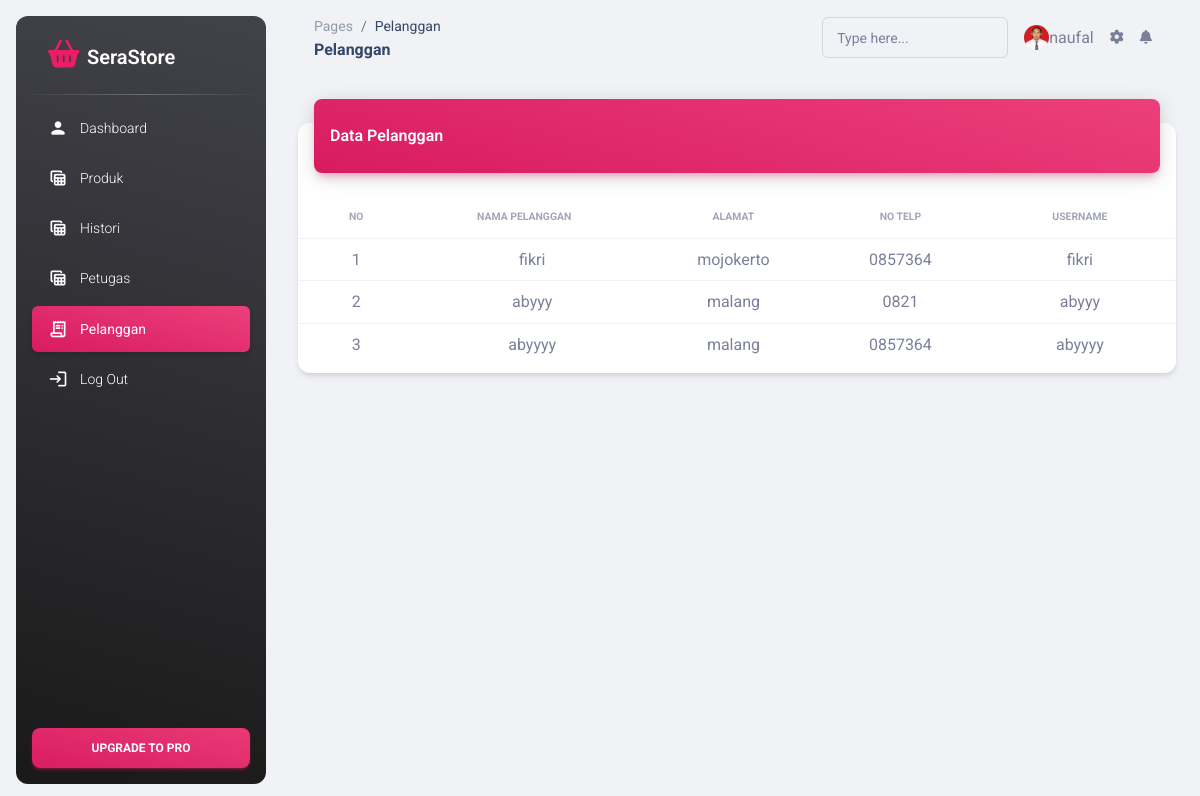
Page /Pelanggan/tampil_pelanggan_ptgs.php (signed in) on the committed database.
### tables this page shows
CREATE TABLE `pelanggan` (
  `id_pelanggan` int(11) NOT NULL,
  `nama` varchar(100) NOT NULL,
  `alamat` text NOT NULL,
  `telp` varchar(50) NOT NULL,
  `username` varchar(255) NOT NULL,
  `password` varchar(255) NOT NULL
);

### Pelanggan/tampil_pelanggan_ptgs.php (the view, shortened to what this page needs)
<!DOCTYPE html>
<html lang="en">
<head>
  <link href="../assets/css/nucleo-icons.css" rel="stylesheet" />
  <link href="../assets/css/nucleo-svg.css" rel="stylesheet" />
  <link id="pagestyle" href="../assets/css/material-dashboard.css?v=3.0.4" rel="stylesheet" />
</head>
<body class="g-sidenav-show  bg-gray-200">
  <aside class="sidenav navbar navbar-vertical navbar-expand-xs border-0 border-radius-xl my-3 fixed-start ms-3   bg-gradient-dark" id="sidenav-main">
    <div class="sidenav-header">
      <a class="navbar-brand m-0" href=" https://demos.creative-tim.com/material-dashboard/pages/dashboard " target="_blank">
        <i class="fas fa-shopping-basket fa-2x  navbar-brand-img "></i>
        <span style="font-size: 20px;" class="ms-1 font-weight-bold text-white">SeraStore</span>
      </a>
    </div>
    <hr class="horizontal light mt-0 mb-2">
    <div class="collapse navbar-collapse  w-auto " id="sidenav-collapse-main">
      <ul class="navbar-nav">
        <li class="nav-item">
          <a class="nav-link text-white " href="../Login/home_petugas.php">
            <div class="text-white text-center me-2 d-flex align-items-center justify-content-center">
              <i class="material-icons opacity-10">person</i>
            </div>
            <span class="nav-link-text ms-1">Dashboard</span>
          </a>
        </li>
        <li class="nav-item">
          <a class="nav-link text-white " href="../Produk/produk_petugas.php">
            <div class="text-white text-center me-2 d-flex align-items-center justify-content-center">
              <i class="material-icons opacity-10">table_view</i>
            </div>
            <span class="nav-link-text ms-1">Produk</span>
          </a>
        </li>
        <li class="nav-item">
          <a class="nav-link text-white " href="../Produk/historipetugas.php">
            <div class="text-white text-center me-2 d-flex align-items-center justify-content-center">
              <i class="material-icons opacity-10">table_view</i>
            </div>
            <span class="nav-link-text ms-1">Histori</span>
          </a>
        </li>
        <li class="nav-item">
          <a class="nav-link text-white " href="../Petugas/tampil_petugas1.php">
            <div class="text-white text-center me-2 d-flex align-items-center justify-content-center">
              <i class="material-icons opacity-10">table_view</i>
            </div>
            <span class="nav-link-text ms-1">Petugas</span>
          </a>
        </li>
        <li class="nav-item">
          <a class="nav-link text-white  active bg-gradient-primary" href="../Pelanggan/tampil_pelanggan_ptgs.php">
            <div class="text-white text-center me-2 d-flex align-items-center justify-content-center">
              <i class="material-icons opacity-10">receipt_long</i>
            </div>
            <span class="nav-link-text ms-1">Pelanggan</span>
          </a>
        </li>
        <li class="nav-item">
          <a class="nav-link text-white " href="../Login/logout.php">
            <div class="text-white text-center me-2 d-flex align-items-center justify-content-center">
              <i class="material-icons opacity-10">login</i>
            </div>
            <span class="nav-link-text ms-1">Log Out</span>
          </a>
        </li>
      </ul>
    </div>
    <div class="sidenav-footer position-absolute w-100 bottom-0 ">
      <div class="mx-3">
        <a class="btn bg-gradient-primary mt-4 w-100" href="https://www.creative-tim.com/product/material-dashboard-pro?ref=sidebarfree" type="button">Upgrade to pro</a>
      </div>
    </div>
  </aside>
  <main class="main-content position-relative max-height-vh-100 h-100 border-radius-lg ">
    <nav class="navbar navbar-main navbar-expand-lg px-0 mx-4 shadow-none border-radius-xl" id="navbarBlur" data-scroll="true">
      <div class="container-fluid py-1 px-3">
        <nav aria-label="breadcrumb">
          <ol class="breadcrumb bg-transparent mb-0 pb-0 pt-1 px-0 me-sm-6 me-5">
            <li class="breadcrumb-item text-sm"><a class="opacity-5 text-dark" href="javascript:;">Pages</a></li>
            <li class="breadcrumb-item text-sm text-dark active" aria-current="page">Pelanggan</li>
          </ol>
          <h6 class="font-weight-bolder mb-0">Pelanggan</h6>
        </nav>
        <div class="collapse navbar-collapse mt-sm-0 mt-2 me-md-0 me-sm-4" id="navbar">
          <div class="ms-md-auto pe-md-3 d-flex align-items-center">
            <div class="input-group input-group-outline">
              <label class="form-label">Type here...</label>
              <input type="text" class="form-control">
            </div>
          </div>
          <ul class="navbar-nav  justify-content-end">
            <li class="nav-item d-flex align-items-center">
            <img src="../Petugas/gambar_petugas/<?=$_SESSION['foto']?>" width="25" height="25" style="border-radius: 50%;">
                <span class="d-sm-inline d-none"><?=$_SESSION['nama_petugas']?></span>
            </li>
            <li class="nav-item px-3 d-flex align-items-center">
              <a href="javascript:;" class="nav-link text-body p-0">
                <i class="fa fa-cog fixed-plugin-button-nav cursor-pointer"></i>
              </a>
            </li>
            <li class="nav-item dropdown pe-2 d-flex align-items-center">
              <a href="javascript:;" class="nav-link text-body p-0" id="dropdownMenuButton" data-bs-toggle="dropdown" aria-expanded="false">
                <i class="fa fa-bell cursor-pointer"></i>
              </a>
            </li>
          </ul>
        </div>
      </div>
    </nav>
    <div class="container-fluid py-4">
      <div class="row">
        <div class="col-12">
          <div class="card my-4">
            <div class="card-header p-0 position-relative mt-n4 mx-3 z-index-2">
              <div class="bg-gradient-primary shadow-primary border-radius-lg pt-4 pb-3">
                <h6 class="text-white text-capitalize ps-3">Data Pelanggan</h6>
              </div>
            </div>
            <div class="card-body px-0 pb-2">
              <div class="table-responsive p-0">
                <table class="table align-items-center mb-0">
                  <thead>
                    <tr>
                      <th class="text-uppercase text-secondary text-xxs font-weight-bolder opacity-7" style="text-align:center;">NO</th>
                      <th class="text-uppercase text-secondary text-xxs font-weight-bolder opacity-7 ps-2" style="text-align:center;">NAMA PELANGGAN</th>
                      <th class="text-center text-uppercase text-secondary text-xxs font-weight-bolder opacity-7" style="text-align:center;">ALAMAT</th>
                      <th class="text-center text-uppercase text-secondary text-xxs font-weight-bolder opacity-7" style="text-align:center;">NO TELP</th>
                      <th class="text-center text-uppercase text-secondary text-xxs font-weight-bolder opacity-7" style="text-align:center;">USERNAME</th>
                    </tr>
                  </thead>
                  <tbody>
                    <?php
                      include "../toko.php";
                      $qry_siswa=mysqli_query($conn,"select * from pelanggan ");
                      $no=0;
                      while($data_siswa=mysqli_fetch_array($qry_siswa)){
                      $no++;?>
                      <tr>
                          <td style="text-align:center;"><?=$no?></td>
                          <td style="text-align:center;"><?=$data_siswa['nama']?></td>
                          <td style="text-align:center;"><?=$data_siswa['alamat']?></td>
                          <td style="text-align:center;"><?=$data_siswa['telp']?></td>
                          <td style="text-align:center;"><?=$data_siswa['username']?></td>
                      </tr>
                      <?php
                      }
                      ?>
                  </tbody>
                </table>
              </div>
            </div>
          </div>
        </div>
      </div>
</body>
</html>

### rows in the picture
pelanggan: nama "fikri", alamat "mojokerto", telp "0857364", username "fikri"
pelanggan: nama "abyyy", alamat "malang", telp "0821", username "abyyy"
pelanggan: nama "abyyyy", alamat "malang", telp "0857364", username "abyyyy"

### other values in the picture
$_SESSION['nama_petugas'] "naufal"
